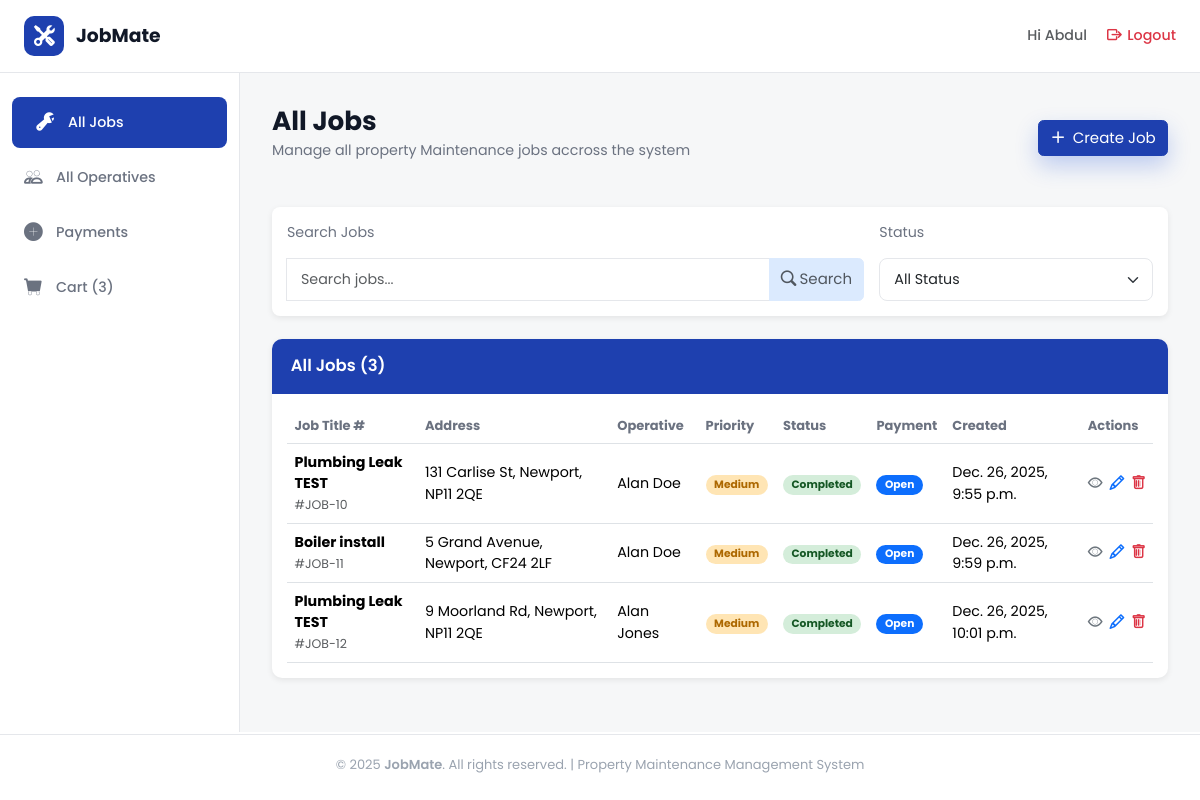
Before: /jobs/all_jobs/ (signed in) with the older database file.
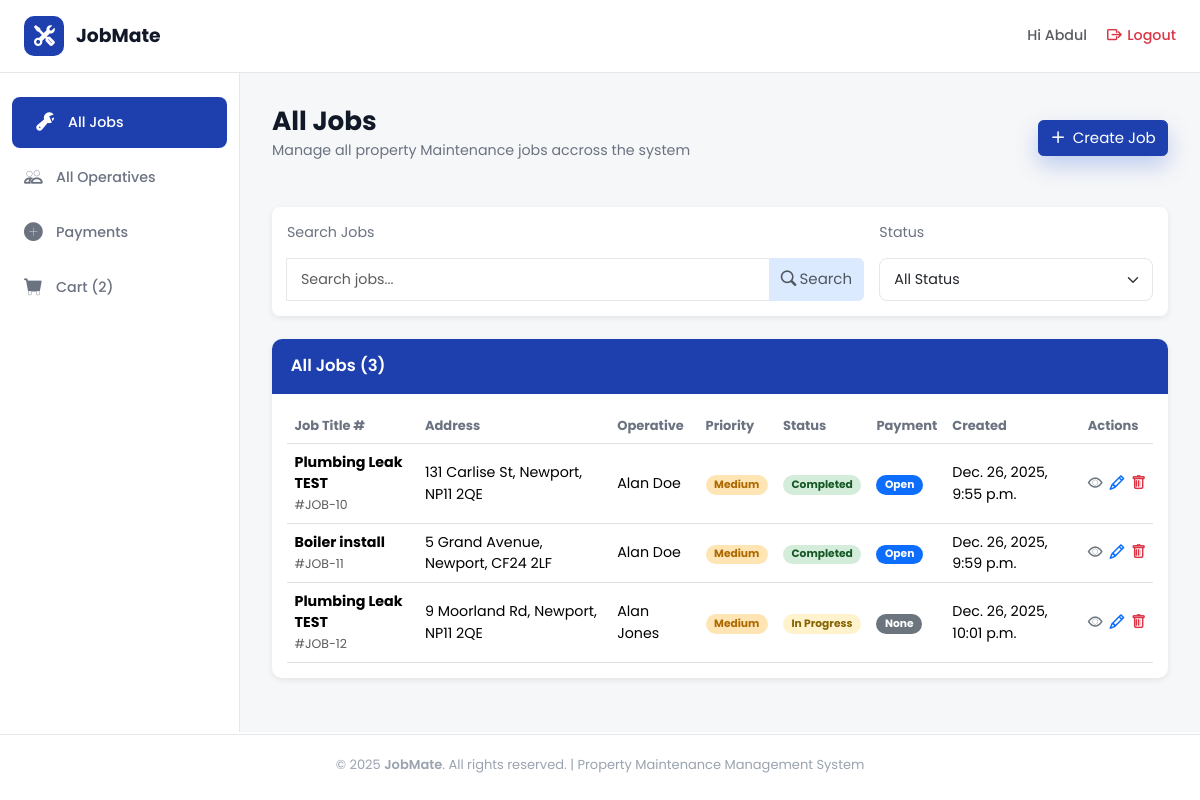
After: the same page with the newer database file.
### jobs/models.py (models this page shows, shortened)
class Job(models.Model):
    PRIORITY_CHOICES = [
        ('high', 'High'),
        ('medium', 'Medium'),
        ('low', 'Low'),
    ]
    CATEGORY_CHOICES = [
        ('plumbing', 'Plumbing'),
        ('heating', 'Heating'),
        ('electrical', 'Electrical'),
    ]
    STATUS_CHOICES = [
        ("pending", "Pending"),
        ("in_progress", "In Progress"),
        ("completed", "Completed"),
        ("cancelled", "Cancelled"),
    ]
    job_title = models.CharField(max_length=100)
    property_owner = models.CharField(max_length=100)
    address = models.CharField(max_length=200)
    city = models.CharField(max_length=100)
    post_code = models.CharField(max_length=20)
    tenant_name = models.CharField(
        max_length=100,
        null=True,
        blank=True
    )
    tenant_phone = models.CharField(
        max_length=20,
        null=True,
        blank=True
    )
    tenant_email = models.EmailField(
        max_length=254,
        null=True,
        blank=True
    )
    priority = models.CharField(
        max_length=20,
        choices=PRIORITY_CHOICES,
        default='medium'
    )
    category = models.CharField(
        max_length=20,
        choices=CATEGORY_CHOICES
    )
    status = models.CharField(
        max_length=20,
        choices=STATUS_CHOICES,
        default="pending"
    )
    description = models.TextField()
    created_at = models.DateTimeField(auto_now_add=True)
    updated_at = models.DateTimeField(auto_now=True)
    due_date = models.DateField()
    estimated_hours = models.DecimalField(
        max_digits=4,
        decimal_places=1,
        null=True,
        blank=True
    )
    job_cost = models.DecimalField(
        max_digits=10,
        decimal_places=2,
        null=True,
        blank=True
    )
    assigned_operative = models.ForeignKey(
        User,
        on_delete=models.SET_NULL,
        null=True,
        blank=True,
        related_name="assigned_jobs"
    )

### cart/models.py (models this page shows, shortened)
class Transaction(models.Model):
    STATUS_CHOICES = [
        ("open", "Open"),
        ("paid", "Paid"),
        ("failed", "Failed"),
        ("cancelled", "Cancelled"),
    ]
    transaction_id = models.UUIDField(
        default=uuid.uuid4,
        editable=False,
        unique=True
    )
    user = models.ForeignKey(
        settings.AUTH_USER_MODEL,
        on_delete=models.CASCADE,
        related_name="transactions"
    )
    job = models.ForeignKey(
        Job,
        on_delete=models.SET_NULL,
        null=True,
        blank=True,
        related_name="transactions"
    )
    status = models.CharField(
        max_length=20,
        choices=STATUS_CHOICES,
        default="open"
    )
    base_cost = models.DecimalField(max_digits=10, decimal_places=2, default=0)
    adjustment = models.DecimalField(max_digits=10, decimal_places=2, default=0)
    actual_cost = models.DecimalField(max_digits=10, decimal_places=2, default=0)
    subtotal = models.DecimalField(max_digits=10, decimal_places=2, default=0)
    service_fee = models.DecimalField(max_digits=10, decimal_places=2, default=0)
    vat = models.DecimalField(max_digits=10, decimal_places=2, default=0)
    total = models.DecimalField(max_digits=10, decimal_places=2, default=0)
    created_at = models.DateTimeField(auto_now_add=True)
    paid_at = models.DateTimeField(null=True, blank=True)

### jobs/views.py (the view)
# urls.py: path('all_jobs/', views.all_jobs, name='all_jobs'),
@login_required
def all_jobs(request):
    user = request.user
    search_query = request.GET.get("search_term")
    status_filter = request.GET.get("status_filter")
    if user.profile.role != "Admin":
        job_list = Job.objects.filter(assigned_operative=user)
    else:
        job_list = Job.objects.all()
    if search_query:
        job_list = job_list.filter(
            Q(job_title__icontains=search_query) |
            Q(address__icontains=search_query) |
            Q(city__icontains=search_query) |
            Q(post_code__icontains=search_query))
    if status_filter:
        job_list = job_list.filter(status=status_filter)
    for job in job_list:
        transaction = (
            Transaction.objects
            .filter(job=job)
            .order_by("-created_at")
            .first()
        )
        job.payment_status = transaction.status if transaction else None
    return render(request, 'all_jobs.html', {"job_list": job_list, "status_filter": status_filter, "search_query": search_query})

### cart/context_processors.py (called while the page is built)
def basket_item_count(request):
    if request.user.is_authenticated and request.user.profile.role == "Admin":
        count = Transaction.objects.filter(
            status="open").count()
    elif request.user.is_authenticated and request.user.profile.role != "Admin":
        count = Transaction.objects.filter(
            user=request.user,
            status="open").count()
    else:
        count = 0
    return {
        "basket_count": count
    }

### jobs/templates/all_jobs.html (shortened to what the changed rows need)
{% extends "dashboard_base.html" %}
{% load static %}
{% block content %}
<div class="heading-section d-flex flex-column justify-content-between flex-md-row">
  <div class="row">
    <h1 class="section-title">All Jobs</h1>
  </div>
</div>
  <div>
    <div class="table-container">
      <div class="table-responsive p-3">
        <table class="table align-middle mb-0">
          <thead class="table-head">
            <tr>
              <th>Job Title #</th>
              <th>Address</th>
              <th>Operative</th>
              <th>Priority</th>
              <th>Status</th>
              <th>Payment</th>
              <th>Created</th>
              <th>Actions</th>
            </tr>
          </thead>
          <tbody>
            {% for job in job_list %}
            <tr class="test">
              <td data-label="Job Title">
                <strong>{{ job.job_title}}</strong><br /><small class="text-muted">#JOB-{{ job.id }}</small>
              </td>
              <td data-label="Address">{{ job.address }}, {{ job.city }}, {{ job.post_code }}</td>
              <td data-label="Operative">{{ job.assigned_operative.first_name }} {{ job.assigned_operative.last_name }}
              </td>
              <td data-label="Priority">
                <span class="badge badge-rounded
                {% if job.priority == 'high' %} badge-high
                {% elif job.priority == 'medium' %}badge-medium
                {% elif job.priority == 'low' %}badge-low
                {% endif %}">
                  {{ job.get_priority_display }}
                </span>
              </td>
              <td data-label="Status">
                <span class="badge badge-rounded
                {% if job.status == 'pending' %}badge-pending
                {% elif job.status == 'in_progress' %}badge-progress
                {% elif job.status == 'completed' %}badge-completed
                {% elif job.status == 'cancelled' %}bg-danger
                {% endif %} ">
                  {{ job.get_status_display }}
                </span>
              </td>
              <td data-label="Payment">
                <span class="badge badge-rounded
                {% if job.payment_status == 'paid' %}bd-success
                {% elif job.payment_status == 'open' %}bg-primary
                {% elif job.payment_status == 'failed' %}bg-danger
                {% elif job.payment_status == 'cancelled' %}bg-info
                {% else %}bg-secondary
                {% endif %}">
                 {{ job.payment_status|capfirst }}
                </span>
              </td>
              <td data-label="Created">{{ job.created_at}}</td>
              <td data-label="Actions">
                <div class="d-flex flex-row justify-content-around">
                  <a href="{% url 'jobs:job_detail' job_id=job.id %}" class="text-secondary me-2"><i
                      class="bi bi-eye"></i></a>
                  {% if request.user.is_authenticated and request.user.profile.role == "Admin" %}
                  <a href="{% url 'jobs:edit_job' job_id=job.id %}" class="text-primary me-2"><i
                      class="bi bi-pencil"></i></a>
                  <a href="{% url 'jobs:delete_job' job_id=job.id %}" class="text-danger"><i
                      class="bi bi-trash"></i></a>
                  {% endif %}
                </div>
              </td>
            </tr>
            {% empty %}
            <tr>
              <td colspan="8" class="text-danger">No jobs found!</td>
            </tr>
            {% endfor %}
          </tbody>
        </table>
      </div>
    </div>
  </div>
  {% endblock %}

### templates/dashboard_base.html (shortened to what this page needs)
{% extends "base.html" %}
{% load static %}
{% block body %}
<header class="top-header">
  <div class="logo-section">
    <a href="{% url 'home:home' %}">
      <div class="logo-icon">
        <i class="bi bi-tools"></i>
      </div>
      <span class="logo-text">JobMate</span>
    </a>
  </div>
  <div class="header-right">
    <div class="user-info">
      <a href="{% url 'users:profile_settings' %}" class="text-decoration-none text-muted"><span>Hi {% if request.user.is_authenticated and request.user.first_name == "" %}
        {{ request.user.username }}
        {% else %}
        {{request.user.first_name}}
        {% endif %}
      </span>
    </a>
    </div>
    <a href="{% url 'account_logout' %}" class="logout-btn text-danger">
      <i class="bi bi-box-arrow-right"></i>
      <span>Logout</span>
    </a>
  </div>
</header>
<div class="dashboard-layout">
  <aside class="sidebar">
    <ul class="sidebar-nav">
      <li>
        <a href="{% url 'jobs:all_jobs' %}"
          class="{% if request.resolver_match.url_name == 'all_jobs' %}active{% endif %}">
          <i class="bi bi-wrench-adjustable"></i>
          <span>All Jobs</span>
        </a>
      </li>
      {% if request.user.is_authenticated and request.user.profile.role == "Admin" %}
      <li>
        <a href="{% url 'users:all_operatives' %}"
          class="{% if request.resolver_match.url_name == 'all_operatives' %}active{% endif %}">
          <i class="bi bi-people"></i>
          <span>All Operatives</span>
        </a>
      </li>
      {% endif %}
      <li>
        <a href="{% url 'cart:payments' %}"
          class="{% if request.resolver_match.url_name == 'payments' %}active nav-link disabled{% endif %}">
          <i class="bi bi-plus-circle-fill"></i>
          <span>Payments</span>
        </a>
      </li>
      <li>
        <a href="{% url 'cart:basket' %}"
          class="{% if request.resolver_match.url_name == 'basket' %}active nav-link disabled{% endif %}">
          <i class="bi bi-cart-fill"></i>
          <span> Cart{% if basket_count %}
            ({{ basket_count }})
            {% endif %}
          </span>
        </a>
      </li>
    </ul>
  </aside>
  <main class="main-content">
    {% block content %} {% endblock %}
  </main>
</div>
{% endblock %}

Changed rows visible on the page:
changed Job "9 Moorland Rd": status "Completed" → "In Progress"; payment_status "Open" → "None"
Other visible differences:
{{ basket_count }}: "3" → "2"
